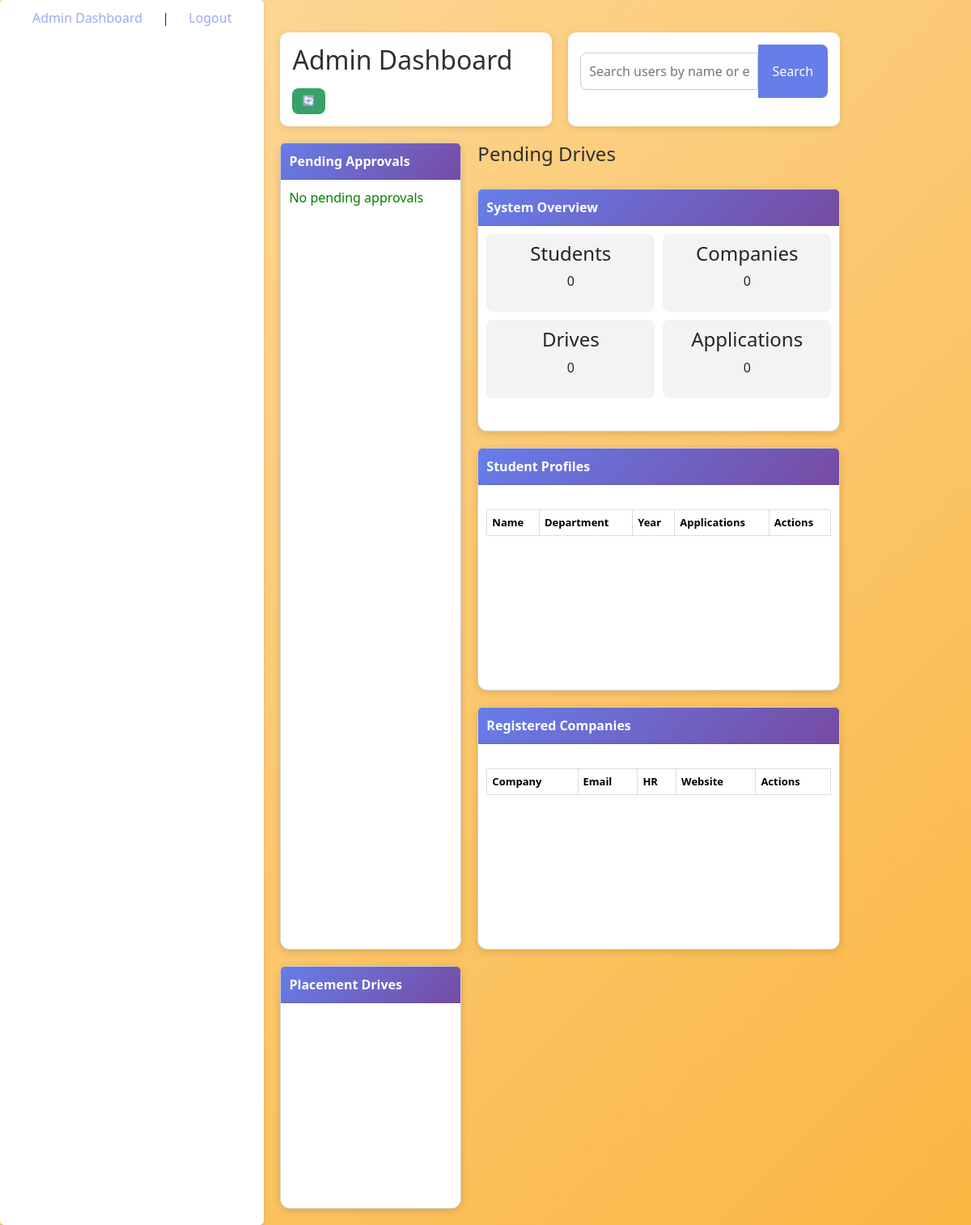
/admin/dashboard (signed in), run on an earlier commit of the app's database.
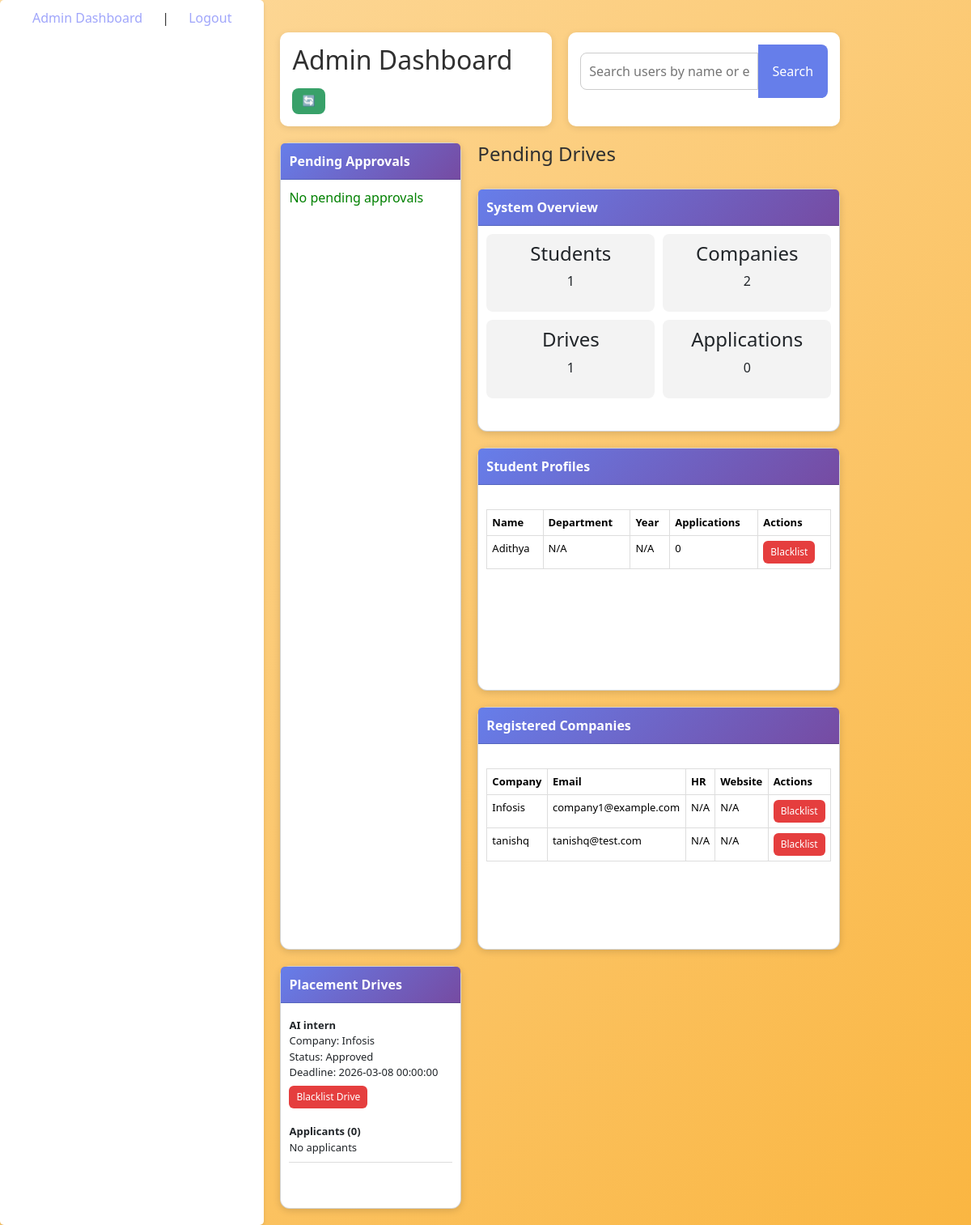
And on a later commit of the database.
### app.py (models this page shows)
class User(db.Model, UserMixin):
    id = db.Column(db.Integer, primary_key=True)
    email = db.Column(db.String(120), unique=True, nullable=False)
    password = db.Column(db.String(255), nullable=False)
    role = db.Column(db.String(50), nullable=False)
    name = db.Column(db.String(100), nullable=False)
    is_approved = db.Column(db.Boolean, default=False)
    is_active = db.Column(db.Boolean, default=True)

class placementDrive(db.Model):
    __tablename__ = 'placementDrive'
    id = db.Column(db.Integer, primary_key=True)
    company_name = db.Column(db.String(100), nullable=False)
    job_role = db.Column(db.String(100), nullable=False)
    description = db.Column(db.Text, nullable=False)
    eligibility_criteria = db.Column(db.Text, nullable=False)
    application_deadline = db.Column(db.DateTime, nullable=False)
    status = db.Column(db.String(50), default='Pending')
    company_id = db.Column(db.Integer, db.ForeignKey('user.id'), nullable=False)

### app.py (the view)
@app.route('/admin/dashboard')
@login_required
def admin_dashboard():
    if current_user.role != 'admin':
        return redirect(url_for('login'))
    stats = {
        'students': User.query.filter_by(role='student').count(),
        'companies': User.query.filter_by(role='company').count(),
        'drives': placementDrive.query.count(),
        'applications': Application.query.count()
    }
    pending_users = User.query.filter_by(is_approved=False, is_active=True).all()
    pending_drives = placementDrive.query.filter_by(status='Pending').all()
    all_users = User.query.filter(User.role != 'admin').all()
    all_drives = placementDrive.query.all()
    applications_count = {
    u.id: Application.query.filter_by(student_id=u.id).count()
    for u in all_users
    }
    student_profiles = {p.user_id: p for p in studentProfile.query.all()}
    company_profiles = {p.user_id: p for p in companyProfile.query.all()}
    return render_template(
        'admin_dash.html',
        stats=stats,
        pending_users=pending_users,
        pending_drives=pending_drives,
        all_users=all_users,
        all_drives=all_drives,
        student_profiles=student_profiles,
        company_profiles=company_profiles,
        applications_count=applications_count
    )

### app.py (called while the page is built)
@login_manager.user_loader
def load_user(user_id):
    return User.query.get(int(user_id))

### templates/admin_dash.html (shortened to what this page needs)
{% extends 'base.html' %}
{% block content %}
<div class="dashboard-wrapper">
<div class="header-row">
<div class="title-card">
<h2>Admin Dashboard</h2>
<a href="{{ url_for('admin_dashboard') }}" class="refresh-btn">
🔄
</a>
</div>
<div class="search-card">
<form method="GET" action="{{ url_for('search_users') }}">
<div style="display:flex">
<input type="text" name="q"
placeholder="Search users by name or email..."
style="flex:1;padding:10px;border:1px solid #ccc;border-radius:8px 0 0 8px">
<button type="submit"
style="padding:10px 18px;background:#667eea;color:white;border:none;border-radius:0 8px 8px 0">
Search
</button>
</div>
</form>
</div>
</div>
<div class="dashboard-grid">
<div class="card large-card">
<div class="card-header">
Pending Approvals
</div>
<div class="card-body scrollable">
{% if pending_users %}
{% for user in pending_users %}
<div class="list-item">
<strong>{{ user.name }}</strong>
<br>
<small>{{ user.email }}</small>
<div style="margin-top:6px">
<a href="{{ url_for('approve_user', user_id=user.id) }}"
class="btn success">Approve</a>
<a href="{{ url_for('reject_user', user_id=user.id) }}"
class="btn danger">Reject</a>
</div>
</div>
{% endfor %}
{% else %}
<p style="color:green">No pending approvals</p>
{% endif %}
</div>
</div>
<h4>Pending Drives</h4>
<div class="card">
<div class="card-header">
System Overview
</div>
<div class="card-body stats-grid">
<div class="stat-box">
<h4>Students</h4>
<p>{{ stats.students }}</p>
</div>
<div class="stat-box">
<h4>Companies</h4>
<p>{{ stats.companies }}</p>
</div>
<div class="stat-box">
<h4>Drives</h4>
<p>{{ stats.drives }}</p>
</div>
<div class="stat-box">
<h4>Applications</h4>
<p>{{ stats.applications }}</p>
</div>
</div>
</div>
<div class="card">
<div class="card-header">
Student Profiles
</div>
<div class="card-body scrollable">
<table class="table">
<tr>
<th>Name</th>
<th>Department</th>
<th>Year</th>
<th>Applications</th>
<th>Actions</th>
</tr>
{% for user in all_users if user.role == 'student' %}
{% set profile = student_profiles.get(user.id) %}
<tr>
<td>{{ user.name }}</td>
<td>
{{ profile.department if profile else "N/A" }}
</td>
<td>
{{ profile.year_of_study if profile else "N/A" }}
</td>
<td>
{{ applications_count.get(user.id,0) }}
</td>
<td>
{% if user.is_active %}
<a href="{{ url_for('blacklist_user', user_id=user.id) }}"
class="btn danger">Blacklist</a>
{% else %}
<a href="{{ url_for('unblacklist_user', user_id=user.id) }}"
class="btn success">Unblacklist</a>
{% endif %}
</td>
</tr>
{% endfor %}
</table>
</div>
</div>
<div class="card">
<div class="card-header">
Registered Companies
</div>
<div class="card-body scrollable">
<table class="table">
<tr>
<th>Company</th>
<th>Email</th>
<th>HR</th>
<th>Website</th>
<th>Actions</th>
</tr>
{% for user in all_users if user.role == 'company' %}
{% set profile = company_profiles.get(user.id) %}
<tr>
<td>{{ user.name }}</td>
<td>{{ user.email }}</td>
<td>{{ profile.hr if profile else "N/A" }}</td>
<td>{{ profile.website if profile else "N/A" }}</td>
<td>
{% if user.is_active %}
<a href="{{ url_for('blacklist_user', user_id=user.id) }}"
class="btn danger">Blacklist</a>
{% else %}
<a href="{{ url_for('unblacklist_user', user_id=user.id) }}"
class="btn success">Unblacklist</a>
{% endif %}
</td>
</tr>
{% endfor %}
</table>
</div>
</div>
<div class="card">
<div class="card-header">
Placement Drives
</div>
<div class="card-body scrollable">
{% for drive in all_drives %}
<div class="drive-item">
<strong>{{ drive.job_role }}</strong>
<br>
Company: {{ drive.company_name }}
<br>
Status: {{ drive.status }}
<br>
Deadline: {{ drive.application_deadline }}
<div style="margin-top:6px">
{% if drive.status == 'Approved' %}
<a href="{{ url_for('blacklist_drive', drive_id=drive.id) }}"
class="btn danger">Blacklist Drive</a>
{% elif drive.status == 'Blacklisted' %}
<a href="{{ url_for('unblacklist_drive', drive_id=drive.id) }}"
class="btn success">Unblacklist Drive</a>
{% endif %}
</div>
<br>
<b>Applicants ({{ drive.applications|length }})</b>
<div class="applicants">
{% for app in drive.applications %}
<div class="applicant">
{{ app.student.name }}
({{ app.student.email }})
— {{ app.status }}
</div>
{% else %}
<div>No applicants</div>
{% endfor %}
</div>
</div>
{% endfor %}
</div>
</div>
</div>
</div>
{% endblock %}

### templates/base.html (shortened to what this page needs)
<!DOCTYPE html>
<html lang="en">
<head>
    <link href="https://cdn.jsdelivr.net/npm/bootstrap@5.3.2/dist/css/bootstrap.min.css" rel="stylesheet">
</head>
<body>
    <nav>
    {% if current_user.is_authenticated %}
        {% if current_user.role == 'admin' %}
            <a href="{{ url_for('admin_dashboard') }}">Admin Dashboard</a> |
        {% elif current_user.role == 'student' %}
            <a href="{{ url_for('student_dashboard') }}">Student Dashboard</a> |
        {% elif current_user.role == 'company' %}
            <a href="{{ url_for('company_dashboard') }}">Company Dashboard</a> |
        {% endif %}
        <a href="{{ url_for('logout') }}">Logout</a>
    {% else %}
        <a href="{{ url_for('login') }}">Login</a> |
        <a href="{{ url_for('register') }}">Register</a>
    {% endif %}
    </nav>
    <div style="margin-top: 20px;">
        {% block content %}{% endblock %}
    </div>
</body>
</html>

### templates/base.html (style rules this page uses)
* { margin: 0; padding: 0; box-sizing: border-box; }
body { font-family: 'Segoe UI', Tahoma, Geneva, Verdana, sans-serif; background: linear-gradient(135deg,#fdda9e 0%, #fab642 100%); min-height: 100vh; display: flex; color: #303030; }
nav { background-color: #ffffff; backdrop-filter: blur(10px); padding: 10px 20px; border-radius: 5px; box-shadow: 0 2px 4px rgba(0,0,0,0.1); }
nav a { color: #a0a6fb; text-decoration: none; margin-right: 15px; font-weight: 500; padding: 5px 10px; margin: 5px 10px; border-radius: 25px; transition: all 0.3s ease; }
table { width: 100%; border-collapse: collapse; margin-top: 20px; }
table th, table td { border: 1px solid #ddd; padding: 8px; text-align: left; }
table th { background-color: #f2f2f2; }
button { background-color: #a0a6fb; color: #fff; border: none; padding: 10px 20px; border-radius: 25px; cursor: pointer; transition: all 0.3s ease; }
form input, form select { width: 100%; padding: 10px; margin: 10px 0; border: 1px solid #ccc; border-radius: 5px; }
.stats-grid { display:grid; grid-template-columns:repeat(4,1fr); gap:20px; margin-bottom:30px; }
table { width:100%; border-collapse:collapse; }
th,td { padding:10px; border:1px solid #ddd; }
th { background:#667eea; color:white; }
.dashboard-grid { display:grid; grid-template-columns: 1fr 2fr; grid-gap:20px; margin-top:20px; }
.card { background:white; border-radius:12px; box-shadow:0 3px 8px rgba(0,0,0,0.15); display:flex; flex-direction:column; height:300px; }
.large-card { grid-row: span 4; height:100%; }
.card-header { background:linear-gradient(135deg,#667eea,#764ba2); color:white; padding:12px; border-radius:12px 12px 0 0; }
.card-body { padding:10px; flex:1; }
.scrollable { overflow-y:auto; }
.stats-grid { display:grid; grid-template-columns:repeat(2,1fr); gap:10px; }
.stat-box { background:#f3f4f6; padding:10px; border-radius:8px; text-align:center; }
.drive-item { border-bottom:1px solid #ddd; padding:8px 0; }

### templates/admin_dash.html (style rules this page uses)
.dashboard-wrapper { max-width:1400px; margin:auto; padding:20px; }
.header-row { display:flex; gap:20px; margin-bottom:20px; }
.title-card,.search-card { flex:1; background:white; padding:15px; border-radius:10px; box-shadow:0 2px 8px rgba(0,0,0,0.1); }
.dashboard-grid { display:grid; grid-template-columns:1fr 2fr; gap:20px; }
.card { background:white; border-radius:12px; box-shadow:0 2px 10px rgba(0,0,0,0.15); display:flex; flex-direction:column; height:300px; }
.large-card { grid-row:span 4; height:100%; }
.card-header { background:linear-gradient(135deg,#667eea,#764ba2); color:white; padding:10px; border-radius:12px 12px 0 0; font-weight:600; }
.card-body { padding:10px; flex:1; }
.scrollable { overflow-y:auto; }
.stats-grid { display:grid; grid-template-columns:repeat(2,1fr); gap:10px; }
.stat-box { background:#f3f3f3; padding:10px; border-radius:8px; text-align:center; }
.table { width:100%; border-collapse:collapse; font-size:13px; }
.table th,.table td { border:1px solid #ddd; padding:6px; }
.drive-item { border-bottom:1px solid #ddd; padding:8px 0; font-size:13px; }
.btn { padding:4px 8px; border-radius:6px; text-decoration:none; font-size:12px; }
.danger { background:#e53e3e; color:white; }
.refresh-btn { display:inline-block; margin-top:8px; padding:6px 12px; background:#38a169; color:white; border-radius:8px; text-decoration:none; font-size:13px; }

What changed in the data, as far as the page shows it:
added User: name "Adithya", department "N/A", year_of_study "N/A", get "0", shown under "Applications"
added User: name "Infosis", email "company1@example.com", hr "N/A", website "N/A"
added User: name "tanishq", email "tanishq@test.com", hr "N/A", website "N/A"
added placementDrive: job_role "AI intern", company_name "Infosis", status "Approved", application_deadline "2026-03-08 00:00:00", applications|length "0"
Also different on the page:
{{ stats.students }}: "0" → "1"
{{ stats.companies }}: "0" → "2"
{{ stats.drives }}: "0" → "1"
